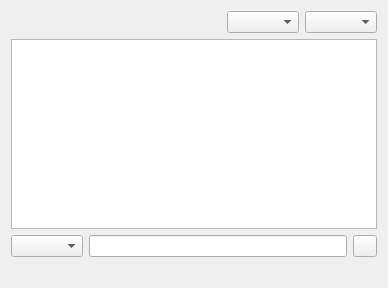
<?xml version="1.0" encoding="UTF-8"?>
<ui version="4.0">
 <class>UIPublicHubs</class>
 <widget class="QWidget" name="UIPublicHubs">
  <property name="geometry">
   <rect>
    <x>0</x>
    <y>0</y>
    <width>388</width>
    <height>288</height>
   </rect>
  </property>
  <property name="windowTitle">
   <string notr="true"/>
  </property>
  <layout class="QVBoxLayout" name="verticalLayout">
   <item>
    <layout class="QHBoxLayout" name="horizontalLayout">
     <item>
      <spacer name="horizontalSpacer">
       <property name="orientation">
        <enum>Qt::Horizontal</enum>
       </property>
       <property name="sizeHint" stdset="0">
        <size>
         <width>40</width>
         <height>20</height>
        </size>
       </property>
      </spacer>
     </item>
     <item>
      <widget class="QComboBox" name="comboBox_COUNTRY">
       <property name="sizeAdjustPolicy">
        <enum>QComboBox::AdjustToContents</enum>
       </property>
      </widget>
     </item>
     <item>
      <widget class="QComboBox" name="comboBox_HUBS"/>
     </item>
    </layout>
   </item>
   <item>
    <widget class="QTreeView" name="treeView">
     <property name="editTriggers">
      <set>QAbstractItemView::NoEditTriggers</set>
     </property>
     <property name="showDropIndicator" stdset="0">
      <bool>false</bool>
     </property>
     <property name="alternatingRowColors">
      <bool>true</bool>
     </property>
     <property name="selectionMode">
      <enum>QAbstractItemView::ExtendedSelection</enum>
     </property>
     <property name="rootIsDecorated">
      <bool>false</bool>
     </property>
     <property name="itemsExpandable">
      <bool>false</bool>
     </property>
     <property name="sortingEnabled">
      <bool>true</bool>
     </property>
     <property name="animated">
      <bool>true</bool>
     </property>
     <property name="expandsOnDoubleClick">
      <bool>false</bool>
     </property>
    </widget>
   </item>
   <item>
    <widget class="QFrame" name="frame">
     <property name="minimumSize">
      <size>
       <width>0</width>
       <height>10</height>
      </size>
     </property>
     <property name="frameShape">
      <enum>QFrame::NoFrame</enum>
     </property>
     <property name="frameShadow">
      <enum>QFrame::Plain</enum>
     </property>
     <layout class="QGridLayout" name="gridLayout_2">
      <property name="leftMargin">
       <number>0</number>
      </property>
      <property name="topMargin">
       <number>0</number>
      </property>
      <property name="rightMargin">
       <number>0</number>
      </property>
      <property name="bottomMargin">
       <number>0</number>
      </property>
      <item row="0" column="1">
       <widget class="LineEdit" name="lineEdit_FILTER"/>
      </item>
      <item row="0" column="0">
       <widget class="QComboBox" name="comboBox_FILTER"/>
      </item>
      <item row="0" column="2">
       <widget class="QToolButton" name="toolButton_CLOSEFILTER">
        <property name="text">
         <string/>
        </property>
       </widget>
      </item>
     </layout>
    </widget>
   </item>
   <item>
    <widget class="QLabel" name="label_STATUS">
     <property name="text">
      <string/>
     </property>
    </widget>
   </item>
  </layout>
 </widget>
 <customwidgets>
  <customwidget>
   <class>LineEdit</class>
   <extends>QLineEdit</extends>
   <header>LineEdit.h</header>
  </customwidget>
 </customwidgets>
 <resources/>
 <connections/>
</ui>
